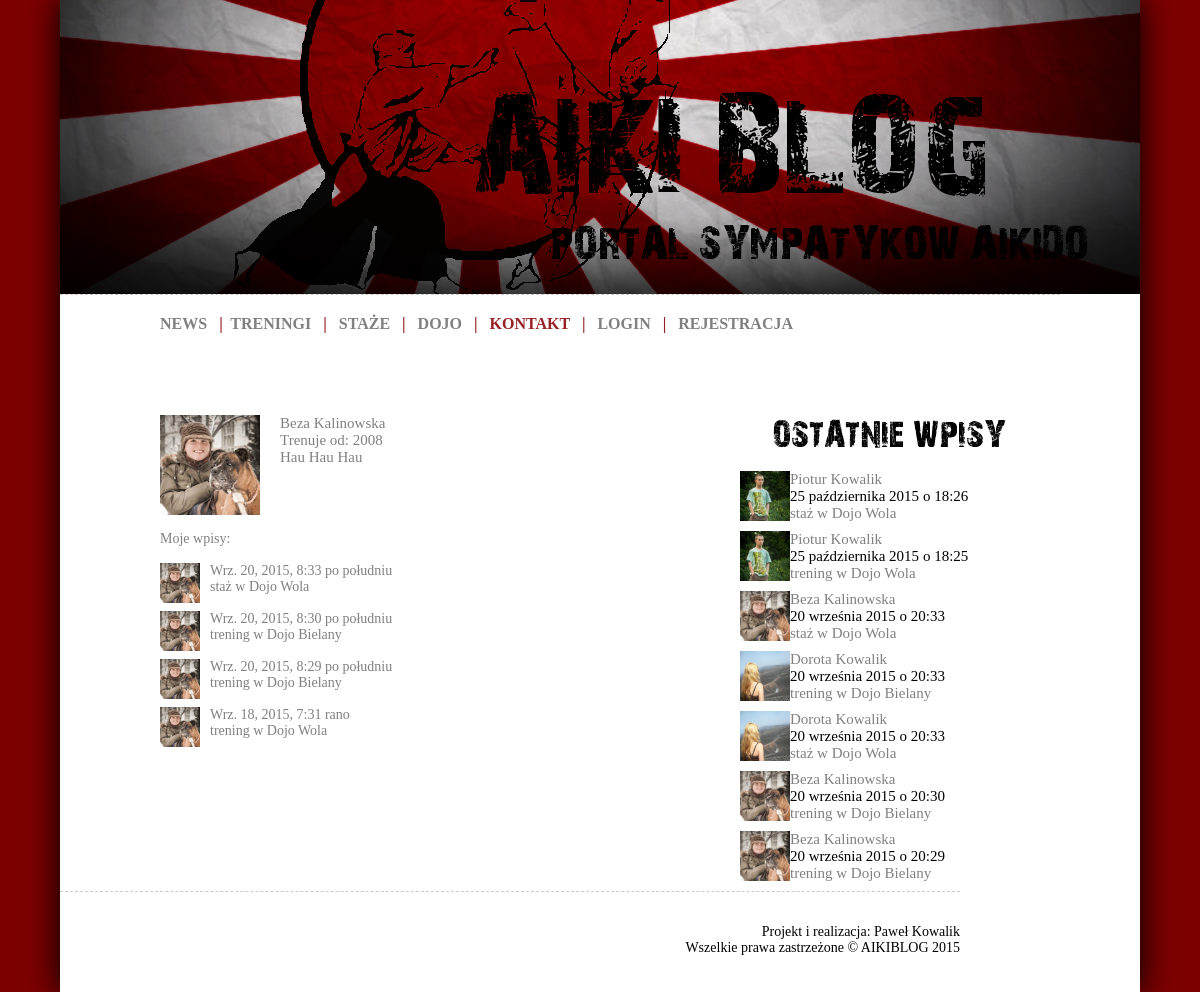
The page /user/2/ on the database its author committed.
### aikiblog/models.py (models this page shows, shortened)
class User(AbstractUser):
    SEX = (
        ('K','Kobieta'),
        ('M','Mężczyzna'),
    )
    avatar = models.ImageField(upload_to='static/avatars/%Y/%m/%d', null=True, blank=True)
    start_year = models.IntegerField(null=True, blank=True, verbose_name='Trenuje od')
    about_text = models.TextField(null=True, blank=True, verbose_name='O mnie')
    sex = models.CharField(max_length=1, choices=SEX, verbose_name='Płeć')

class Training(models.Model):
    TYPE = (
        ('T','trening'),
        ('S','staż'),
    )
    user = models.ForeignKey(User, verbose_name='Ćwiczący')
    date = models.DateTimeField('Data treningu')
    place = models.ForeignKey(Dojo, verbose_name='Miejsce treningu')
    sensei = models.ForeignKey(Sensei, verbose_name='Sensei')
    slug = models.SlugField('Odnosnik', max_length=50)
    techniques = models.ManyToManyField(TechTren, verbose_name='Techniki')
    type = models.CharField(max_length=1, choices=TYPE, verbose_name='Typ')
    notes = models.TextField(verbose_name="Notatki")
    class Meta:
        verbose_name = "Trening"
        verbose_name_plural = "Treningi"

class Dojo(models.Model):
    name = models.CharField('Nazwa dojo', max_length=50)
    slug = models.SlugField('Odnosnik', max_length=50)
    start_year = models.IntegerField(verbose_name='Rok założenia')
    city = models.CharField('Miasto', max_length=50)
    adress = models.CharField('Adres', max_length=50)
    sensei = models.ForeignKey(Sensei, verbose_name='Sensei')
    image1 = models.ImageField(upload_to='static/dojo', verbose_name='Zdjęcie 1')
    image2 = models.ImageField(upload_to='static/dojo', null=True, blank=True, verbose_name='Zdjęcie 2')
    image3 = models.ImageField(upload_to='static/dojo', null=True, blank=True, verbose_name='Zdjęcie 3')
    story = models.TextField(null=True, blank=True, verbose_name='Historia')
    trainings = models.TextField(null=True, blank=True, verbose_name='Treningi')
    users = models.ManyToManyField(User, blank=True, verbose_name='Byli tutaj')
    class Meta:
        verbose_name = "Dojo"
        verbose_name_plural = "Dojo"
    def __unicode__(self):
        return self.name

### aikiblog/views.py (the view)
# urls.py: url(r'^user/(?P<pk>[\w\-_]+)/$', UserDetail.as_view(), name='user-detail'),
class UserDetail(generic.DetailView):
    model = User
    def get_context_data(self, **kwargs):
        context = super(UserDetail, self).get_context_data(**kwargs)
        context['all_trainings'] = Training.objects.order_by('-date')[:7]
        context['all_user_trainings'] = Training.objects.order_by('-date')
        return context

### aikiblog/templates/aikiblog/user_detail.html
{% extends "base.html" %}
{% block content %}
    <div id="post_avatar">
        <img src="{{ STATIC_URL|cut:'static/' }}{{ user.avatar }}" height=100/>
    </div>
    <div id="post_head_user_detail">
        {{ user.first_name }} {{ user.last_name }}<br>
        Trenuje od: {{ user.start_year }}<br>
        {{ user.about_text }}<br>
    </div>
    <div id="post_body_user_detail"><br>
        Moje wpisy:<br><br>
        {% for entry in all_user_trainings %}
            {% ifequal user.id entry.user.id %}
            <div id="post_body_avatar">
                <img src="{{ STATIC_URL|cut:'static/' }}{{ entry.user.avatar }}" height=40/>
            </div>
            <div id="post_body_entry">
                {{ entry.date }}<br>
                <a href="{% url "training-detail" entry.slug %}">
                {% ifequal entry.type "T" %}
                trening
                {% endifequal %}
                {% ifequal entry.type "S" %}
                staż
                {% endifequal %}
                w {{ entry.place }}</a>
            </div><br><br><br>
            {% endifequal %}
        {% endfor %}
    </div>
{% endblock %}
{% block menuright %}
    {% include "aikiblog/parts/menuright.html" %}
{% endblock %}

### aikiblog/templates/aikiblog/parts/menuright.html
<div id="menuright">
        <div id="menuright_logo">
        </div>
        <br>
        {% for entry in all_trainings %}
        <div id="menuright_post">
            <div id="menuright_avatar">
                <a href="{% url "user-detail" entry.user.id %}"><img src="{{ STATIC_URL|cut:'static/' }}{{ entry.user.avatar }}" height=50/></a>
            </div>
            <div id="menuright_head">
                <a href="{% url "user-detail" entry.user.id %}">{{ entry.user.first_name }} {{ entry.user.last_name }}</a><br>
                {{ entry.date|date:"d E Y" }} o {{ entry.date|date:"H:i" }}<br>
                <a href="{% url "training-detail" entry.slug %}">
                {% ifequal entry.type "T" %}
                trening
                {% endifequal %}
                {% ifequal entry.type "S" %}
                staż
                {% endifequal %}
                w {{ entry.place }}</a>
            </div>
        </div>
        {% endfor %}
        <br>
    </div>

### static/style.css (style rules this page uses)
html, body { background-image:url(images/bg.png); background-color: #eeeeee; color: #000; margin: 0; padding: 0; text-align: center; text-shadow: 1px 1px 0px white; }
a:link { color: #808080; text-decoration: none; background-color: transparent; }
#menuright { width: 300px; float: right; height:auto; padding-right: 100px; }
#menuright_logo { background-image:url(images/recent_training.png); width: 300px; height: 40px; }
#menuright_post { height: 60px; float: left; }
#menuright_avatar { height: 50px; width: 50px; float: left; }
#menuright_head { width: 250px; float: right; font: 15px Verdana; text-align: left; }
#post_avatar { height: 70px; width: 70px; float: left; }
#post_head_user_detail { width: 440px; float: right; font: 15px Verdana; }
#post_body_user_detail { padding-top: 100px; }
#post_body_avatar { height: 40px; width: 40px; float: left; }
#post_body_entry { height: 40px; width: 510px; float: right; font: 14px Verdana; }

### rows shown on the page
User: avatar (picture), first_name "Beza", last_name "Kalinowska", start_year "2008", about_text "Hau Hau Hau"
Training: user.avatar (picture), date "Wrz. 20, 2015, 8:33 po południu", place "Dojo Wola", user.first_name "Beza", user.last_name "Kalinowska", date "20 września 2015", date "20:33"
Training: user.avatar (picture), date "Wrz. 20, 2015, 8:30 po południu", place "Dojo Bielany", user.first_name "Beza", user.last_name "Kalinowska", date "20 września 2015", date "20:30"
Training: user.avatar (picture), date "Wrz. 20, 2015, 8:29 po południu", place "Dojo Bielany", user.first_name "Beza", user.last_name "Kalinowska", date "20 września 2015", date "20:29"
Training: user.avatar (picture), date "Wrz. 18, 2015, 7:31 rano", place "Dojo Wola"
Training: user.avatar (picture), user.first_name "Piotur", user.last_name "Kowalik", date "25 października 2015", date "18:26", place "Dojo Wola"
Training: user.avatar (picture), user.first_name "Piotur", user.last_name "Kowalik", date "25 października 2015", date "18:25", place "Dojo Wola"
Training: user.avatar (picture), user.first_name "Dorota", user.last_name "Kowalik", date "20 września 2015", date "20:33", place "Dojo Bielany"
Training: user.avatar (picture), user.first_name "Dorota", user.last_name "Kowalik", date "20 września 2015", date "20:33", place "Dojo Wola"
